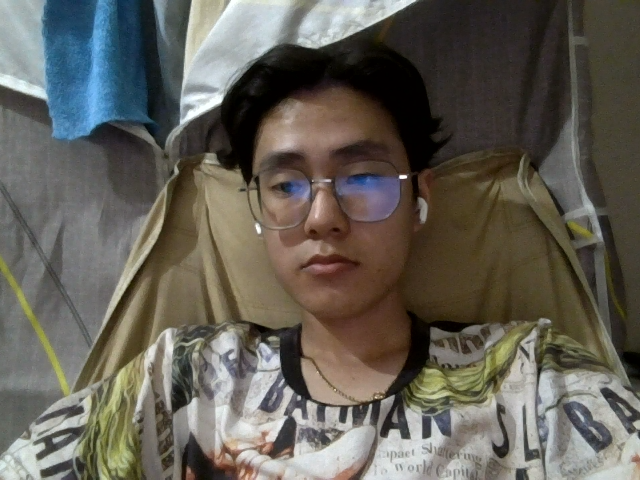
#> input picture backend/storage/faces/student_1/profile_1_4fba0aef.png, 640 x 480 px
$ python -i face_service.py   (imports and definitions only)
#> lines starting #> are read from the running program, lines starting #| are printed output that depends on the picture
import os
import base64
from typing import Optional, List, Tuple

import cv2 as cv
import numpy as np


MODEL_DIR = os.path.join(os.path.dirname(os.path.dirname(__file__)), "models")
DETECT_MODEL = os.path.join(MODEL_DIR, "face_detection_yunet_2023mar.onnx")
RECOG_MODEL = os.path.join(MODEL_DIR, "face_recognition_sface_2021dec.onnx")


class FaceService:
    def __init__(self):
        self.models_available = os.path.exists(DETECT_MODEL) and os.path.exists(RECOG_MODEL)

        if self.models_available:
            self.detector = cv.FaceDetectorYN.create(
                DETECT_MODEL,
                "",
                (320, 320),
                0.9,
                0.3,
                5000
            )
            self.recognizer = cv.FaceRecognizerSF.create(RECOG_MODEL, "")
        else:
            self.detector = None
            self.recognizer = None

    def _b64_to_image(self, image_b64: str) -> np.ndarray:
        if "," in image_b64:
            image_b64 = image_b64.split(",", 1)[1]
        img_bytes = base64.b64decode(image_b64)
        arr = np.frombuffer(img_bytes, dtype=np.uint8)
        img = cv.imdecode(arr, cv.IMREAD_COLOR)
        if img is None:
            raise ValueError("Could not decode image")
        return img

    # [38 lines left out: functions detect_faces, extract_embedding, cosine_similarity, not called in this run]

    def average_embedding_from_base64(self, images_b64: List[str]) -> np.ndarray:
        feats = []
        for img_b64 in images_b64:
            img = self._b64_to_image(img_b64)
            feat = self.extract_embedding(img)
            feats.append(feat)

        if not feats:
            raise ValueError("No valid face embeddings created")

        mean_feat = np.mean(np.vstack(feats), axis=0, keepdims=True).astype(np.float32)
        return mean_feat

    # [52 lines left out: functions average_embedding_from_files, match_against_gallery, not called in this run]

>>> import cv2
>>> picture = cv2.imread('../../storage/faces/student_1/profile_1_4fba0aef.png', cv2.IMREAD_GRAYSCALE)
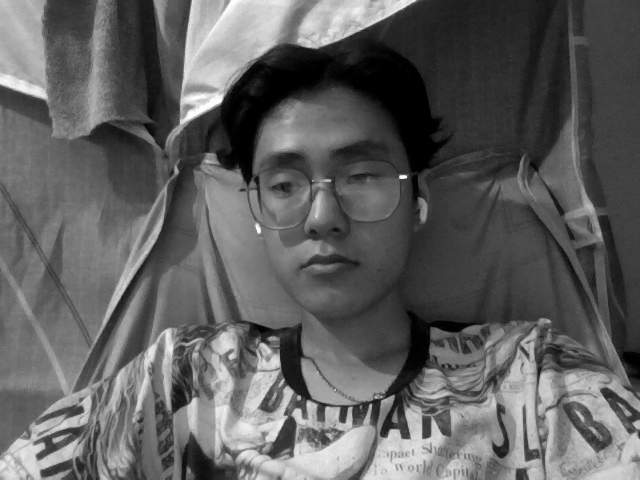
#> picture: shape (480, 640); min 0, max 255, mean 95.4
>>> result = FaceService().average_embedding_from_base64(picture)
#> in _b64_to_image, `arr = np.frombuffer(img_bytes, dtype=np.uint8)`: arr = [192, 195]
#> (the run stopped early here; a loop or call above may not have finished)

$ run again, on backend/storage/faces/student_1/profile_2_c41eda4d.png
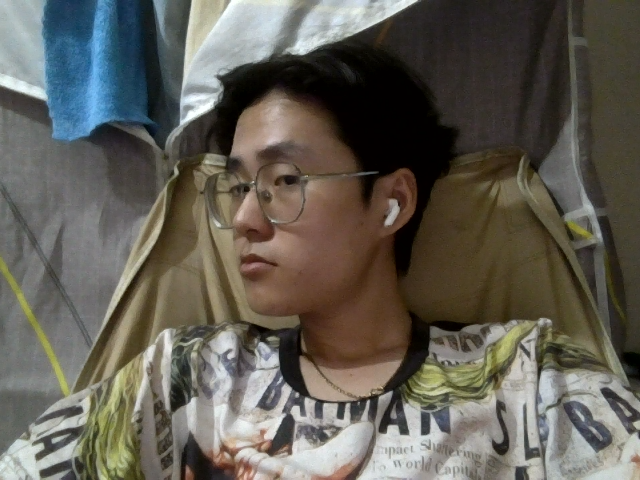
#> input picture backend/storage/faces/student_1/profile_2_c41eda4d.png, 640 x 480 px
#> `picture = cv2.imread('../../storage/faces/student_1/profile_1_4fba0aef..`:
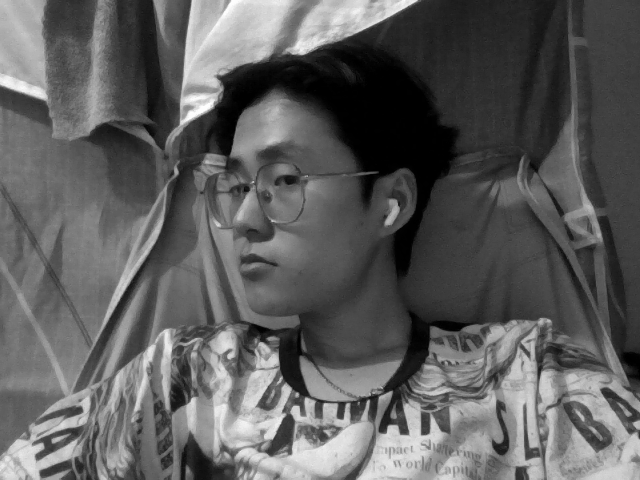
#> picture: shape (480, 640); min 0, max 253, mean 93.9
#> arr = 17 values, max 255 at index 9, min 32 at index 1, mean 139.6

$ run again, on backend/storage/faces/student_1/profile_3_5a3a4d56.png
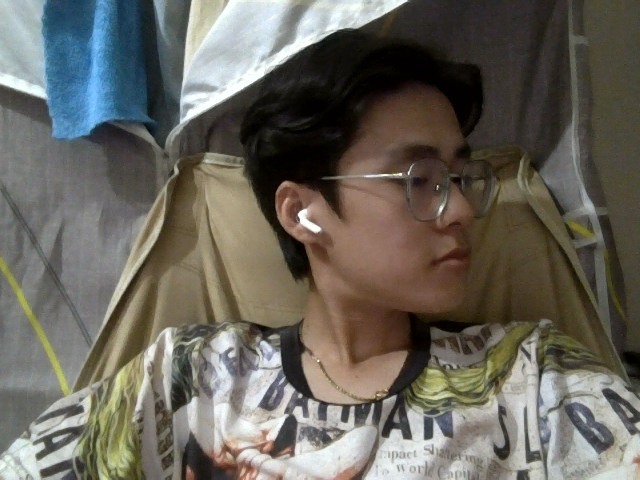
#> input picture backend/storage/faces/student_1/profile_3_5a3a4d56.png, 640 x 480 px
#> `picture = cv2.imread('../../storage/faces/student_1/profile_1_4fba0aef..`:
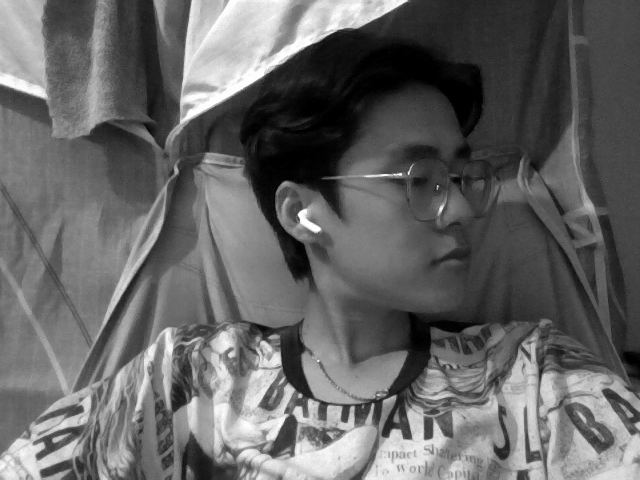
#> picture: shape (480, 640); min 0, max 254, mean 101.1
